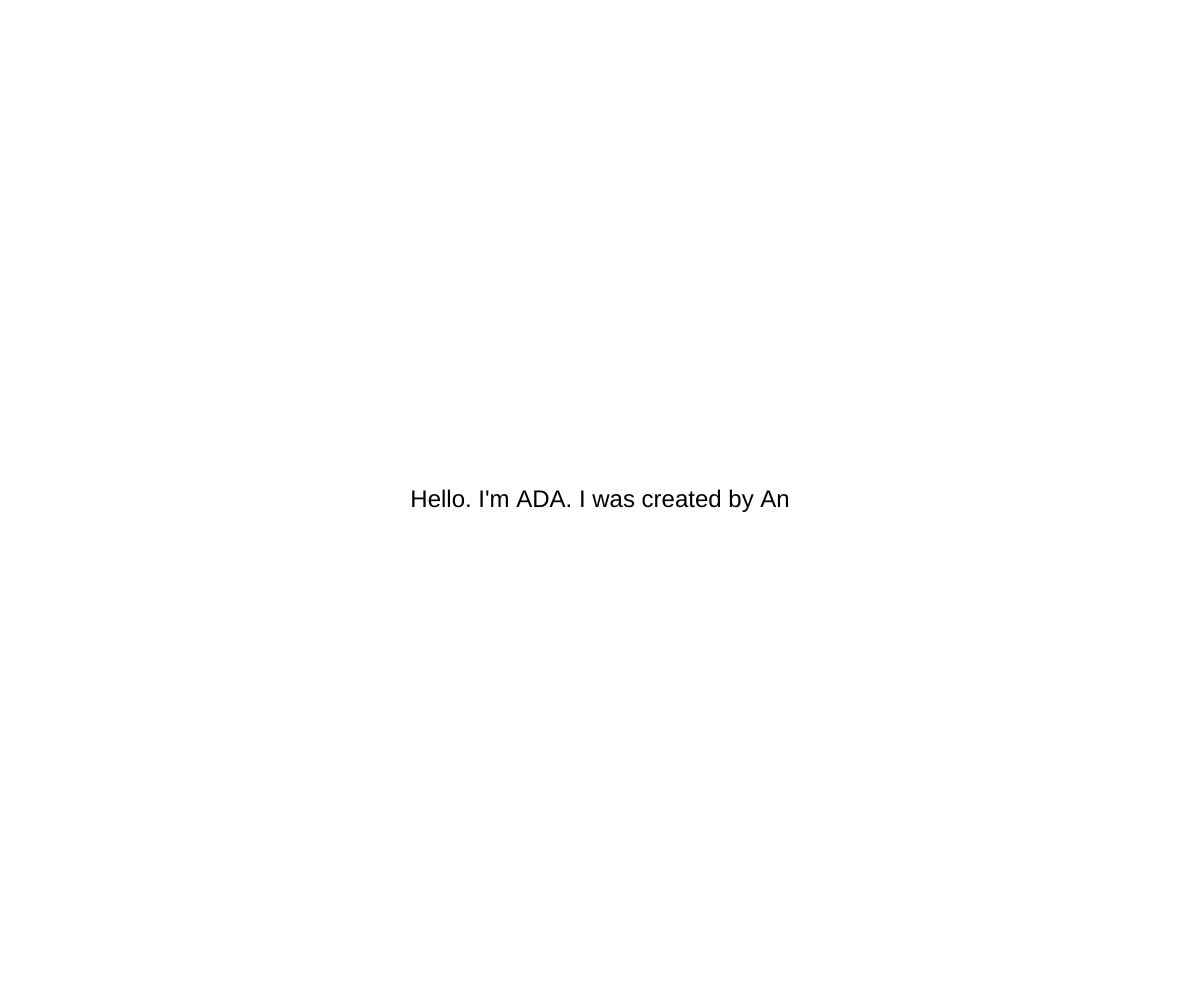
Frame 1 (no input)
Frame 60 (no input): identical to frame 1, image omitted
Frame 120 (the mouse pressed at the canvas centre since frame 60): blank canvas, image omitted

The p5.js sketch that drew this single still picture (run headless with seeded random() and noise() and a simulated clock; from frame 60 on, the mouse is pressed at the canvas centre):

// p5.js sketch
// ── sketch.js
let messages = [
  "Hello. I'm ADA. I was created by An",
  "Hold down your mouse for a bit. You can let go once you feel ready",
  "Thank you. You have been assigned a number. Please press the space bar to retrieve your number"
];

let currentMessageIndex = 0;
let startTime;
let pressure = 0;
let assignedNumber;

function setup() {
  createCanvas(windowWidth, windowHeight);
  textAlign(CENTER, CENTER);
}

function draw() {
  background(255);
  fill(0);

  // Display current message
  textSize(24);
  text(messages[currentMessageIndex], width / 2, height / 2);

  // Visualize pressure if mouse is held down
  if (currentMessageIndex === 1 && mouseIsPressed) {
    let duration = millis() - startTime;
    pressure = map(duration, 0, 2000, 0, 255);
    pressure = constrain(pressure, 0, 255);
    fill(0, pressure);
    noStroke();
    rect(0, 0, width, height);
  }
}

function mousePressed() {
  if (currentMessageIndex === 0) {
    currentMessageIndex++;
  } else if (currentMessageIndex === 1) {
    startTime = millis();
  }
}

function mouseReleased() {
  if (currentMessageIndex === 1) {
    let duration = millis() - startTime;
    if (duration > 2000) {
      currentMessageIndex++;
    }
  }
}

function keyPressed() {
  if (keyCode === 32 && currentMessageIndex === 2) {
    assignedNumber = floor(random(1, 31));
    currentMessageIndex++;
  }
}

function windowResized() {
  resizeCanvas(windowWidth, windowHeight);
}
